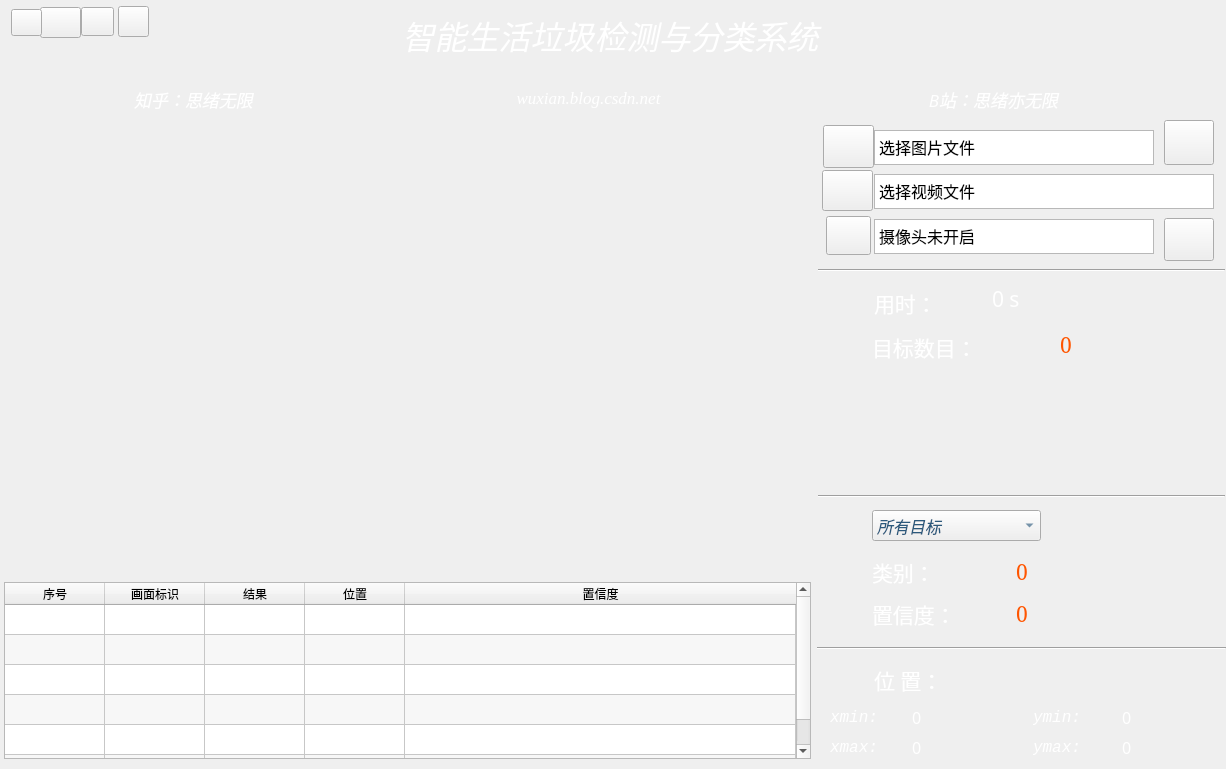
<?xml version="1.0" encoding="UTF-8"?>
<ui version="4.0">
 <class>MainWindow</class>
 <widget class="QMainWindow" name="MainWindow">
  <property name="windowModality">
   <enum>Qt::NonModal</enum>
  </property>
  <property name="geometry">
   <rect>
    <x>0</x>
    <y>0</y>
    <width>1226</width>
    <height>769</height>
   </rect>
  </property>
  <property name="minimumSize">
   <size>
    <width>1226</width>
    <height>769</height>
   </size>
  </property>
  <property name="maximumSize">
   <size>
    <width>1226</width>
    <height>769</height>
   </size>
  </property>
  <property name="font">
   <font>
    <family>华文仿宋</family>
   </font>
  </property>
  <property name="windowTitle">
   <string>PersonCar Detection v1.0（思绪无限）</string>
  </property>
  <property name="windowIcon">
   <iconset resource="RecSystem.qrc">
    <normaloff>:/images/icons/count.png</normaloff>:/images/icons/count.png</iconset>
  </property>
  <property name="toolTip">
   <string/>
  </property>
  <property name="autoFillBackground">
   <bool>false</bool>
  </property>
  <property name="styleSheet">
   <string notr="true">#centralwidget{
	border-image: url(:/images/icons/back-image.png);
    color: rgb(220, 220, 220);
    border-radius: 10px;
}</string>
  </property>
  <property name="tabShape">
   <enum>QTabWidget::Rounded</enum>
  </property>
  <widget class="QWidget" name="centralwidget">
   <property name="styleSheet">
    <string notr="true">#centralWidget{
	border-image: url(:/newPrefix/images_test/back-image.png);
	color: rgb(220, 220, 220);
	border-radius: 10px;
}</string>
   </property>
   <widget class="QTextEdit" name="textEdit_pic">
    <property name="geometry">
     <rect>
      <x>874</x>
      <y>130</y>
      <width>280</width>
      <height>35</height>
     </rect>
    </property>
    <property name="minimumSize">
     <size>
      <width>150</width>
      <height>30</height>
     </size>
    </property>
    <property name="maximumSize">
     <size>
      <width>280</width>
      <height>40</height>
     </size>
    </property>
    <property name="font">
     <font>
      <family>华文仿宋</family>
      <pointsize>12</pointsize>
     </font>
    </property>
    <property name="layoutDirection">
     <enum>Qt::LeftToRight</enum>
    </property>
    <property name="verticalScrollBarPolicy">
     <enum>Qt::ScrollBarAlwaysOff</enum>
    </property>
    <property name="horizontalScrollBarPolicy">
     <enum>Qt::ScrollBarAsNeeded</enum>
    </property>
    <property name="lineWrapMode">
     <enum>QTextEdit::NoWrap</enum>
    </property>
    <property name="readOnly">
     <bool>true</bool>
    </property>
    <property name="html">
     <string>&lt;!DOCTYPE HTML PUBLIC &quot;-//W3C//DTD HTML 4.0//EN&quot; &quot;http://www.w3.org/TR/REC-html40/strict.dtd&quot;&gt;
&lt;html&gt;&lt;head&gt;&lt;meta name=&quot;qrichtext&quot; content=&quot;1&quot; /&gt;&lt;style type=&quot;text/css&quot;&gt;
p, li { white-space: pre-wrap; }
&lt;/style&gt;&lt;/head&gt;&lt;body style=&quot; font-family:'华文仿宋'; font-size:12pt; font-weight:400; font-style:normal;&quot;&gt;
&lt;p style=&quot; margin-top:0px; margin-bottom:0px; margin-left:0px; margin-right:0px; -qt-block-indent:0; text-indent:0px;&quot;&gt;&lt;span style=&quot; font-family:'Adobe Devanagari';&quot;&gt;选择图片文件&lt;/span&gt;&lt;/p&gt;&lt;/body&gt;&lt;/html&gt;</string>
    </property>
   </widget>
   <widget class="QLabel" name="label_objNum">
    <property name="geometry">
     <rect>
      <x>872</x>
      <y>328</y>
      <width>165</width>
      <height>39</height>
     </rect>
    </property>
    <property name="font">
     <font>
      <family>华文仿宋</family>
      <pointsize>16</pointsize>
     </font>
    </property>
    <property name="styleSheet">
     <string notr="true">color: rgb(255, 255, 255);</string>
    </property>
    <property name="text">
     <string>&lt;html&gt;&lt;head/&gt;&lt;body&gt;&lt;p&gt;目标数目：&lt;/p&gt;&lt;/body&gt;&lt;/html&gt;</string>
    </property>
   </widget>
   <widget class="QLabel" name="label_ymin">
    <property name="geometry">
     <rect>
      <x>1033</x>
      <y>702</y>
      <width>61</width>
      <height>31</height>
     </rect>
    </property>
    <property name="font">
     <font>
      <family>Consolas</family>
      <pointsize>12</pointsize>
      <weight>50</weight>
      <italic>true</italic>
      <bold>false</bold>
     </font>
    </property>
    <property name="styleSheet">
     <string notr="true">font: italic 12pt &quot;Consolas&quot;;
color: rgb(255, 255, 255);</string>
    </property>
    <property name="text">
     <string>ymin: </string>
    </property>
   </widget>
   <widget class="QLabel" name="label_ymax_result">
    <property name="geometry">
     <rect>
      <x>1122</x>
      <y>732</y>
      <width>87</width>
      <height>31</height>
     </rect>
    </property>
    <property name="font">
     <font>
      <family>SimSun-ExtB</family>
      <pointsize>12</pointsize>
     </font>
    </property>
    <property name="styleSheet">
     <string notr="true">color: rgb(255, 255, 255);</string>
    </property>
    <property name="text">
     <string>0</string>
    </property>
   </widget>
   <widget class="QLabel" name="label_numer_result">
    <property name="geometry">
     <rect>
      <x>1060</x>
      <y>326</y>
      <width>119</width>
      <height>37</height>
     </rect>
    </property>
    <property name="font">
     <font>
      <family>SimSun</family>
      <pointsize>16</pointsize>
     </font>
    </property>
    <property name="styleSheet">
     <string notr="true">color: rgb(255, 85, 0);</string>
    </property>
    <property name="text">
     <string>0</string>
    </property>
   </widget>
   <widget class="QLabel" name="label_website_2">
    <property name="geometry">
     <rect>
      <x>68</x>
      <y>74</y>
      <width>251</width>
      <height>51</height>
     </rect>
    </property>
    <property name="minimumSize">
     <size>
      <width>0</width>
      <height>30</height>
     </size>
    </property>
    <property name="font">
     <font>
      <family>Times new roman</family>
      <pointsize>13</pointsize>
      <weight>50</weight>
      <italic>true</italic>
      <bold>false</bold>
     </font>
    </property>
    <property name="toolTip">
     <string>&lt;html&gt;&lt;head/&gt;&lt;body&gt;&lt;p&gt;www.zhihu.com/people/sixuwuxian&lt;/p&gt;&lt;/body&gt;&lt;/html&gt;</string>
    </property>
    <property name="styleSheet">
     <string notr="true">QLabel{color: rgb(255, 255, 255);
font: italic 13pt &quot;Times new roman&quot;;}</string>
    </property>
    <property name="text">
     <string>知乎：思绪无限</string>
    </property>
    <property name="alignment">
     <set>Qt::AlignCenter</set>
    </property>
   </widget>
   <widget class="QToolButton" name="toolButton_settings">
    <property name="geometry">
     <rect>
      <x>40</x>
      <y>7</y>
      <width>41</width>
      <height>31</height>
     </rect>
    </property>
    <property name="maximumSize">
     <size>
      <width>50</width>
      <height>45</height>
     </size>
    </property>
    <property name="cursor">
     <cursorShape>PointingHandCursor</cursorShape>
    </property>
    <property name="toolTip">
     <string>设置信息</string>
    </property>
    <property name="autoFillBackground">
     <bool>false</bool>
    </property>
    <property name="text">
     <string/>
    </property>
    <property name="icon">
     <iconset resource="RecSystem.qrc">
      <normaloff>:/images/icons/settings.png</normaloff>:/images/icons/settings.png</iconset>
    </property>
    <property name="iconSize">
     <size>
      <width>50</width>
      <height>39</height>
     </size>
    </property>
    <property name="popupMode">
     <enum>QToolButton::DelayedPopup</enum>
    </property>
    <property name="toolButtonStyle">
     <enum>Qt::ToolButtonTextUnderIcon</enum>
    </property>
    <property name="autoRaise">
     <bool>false</bool>
    </property>
    <property name="arrowType">
     <enum>Qt::NoArrow</enum>
    </property>
   </widget>
   <widget class="QLabel" name="label_conf">
    <property name="geometry">
     <rect>
      <x>872</x>
      <y>594</y>
      <width>111</width>
      <height>41</height>
     </rect>
    </property>
    <property name="font">
     <font>
      <family>华文仿宋</family>
      <pointsize>16</pointsize>
     </font>
    </property>
    <property name="styleSheet">
     <string notr="true">color: rgb(255, 255, 255);</string>
    </property>
    <property name="text">
     <string>&lt;html&gt;&lt;head/&gt;&lt;body&gt;&lt;p&gt;置信度：&lt;/p&gt;&lt;/body&gt;&lt;/html&gt;</string>
    </property>
   </widget>
   <widget class="QLabel" name="label_title">
    <property name="geometry">
     <rect>
      <x>188</x>
      <y>2</y>
      <width>845</width>
      <height>65</height>
     </rect>
    </property>
    <property name="minimumSize">
     <size>
      <width>0</width>
      <height>30</height>
     </size>
    </property>
    <property name="font">
     <font>
      <family>隶书</family>
      <pointsize>24</pointsize>
      <weight>50</weight>
      <italic>true</italic>
      <bold>false</bold>
      <kerning>false</kerning>
     </font>
    </property>
    <property name="toolTip">
     <string>&lt;html&gt;&lt;head/&gt;&lt;body&gt;&lt;p&gt;author: 思绪无限&lt;/p&gt;&lt;p&gt;公众号：AI技术研究与分享&lt;/p&gt;&lt;/body&gt;&lt;/html&gt;</string>
    </property>
    <property name="styleSheet">
     <string notr="true">QLabel{color: rgb(255, 255, 255);
font: italic 24pt &quot;隶书&quot;;}</string>
    </property>
    <property name="text">
     <string>智能生活垃圾检测与分类系统</string>
    </property>
    <property name="alignment">
     <set>Qt::AlignCenter</set>
    </property>
   </widget>
   <widget class="QLabel" name="label_picNumber">
    <property name="geometry">
     <rect>
      <x>828</x>
      <y>326</y>
      <width>37</width>
      <height>35</height>
     </rect>
    </property>
    <property name="styleSheet">
     <string notr="true">border-image: url(:/images/icons/count.png);</string>
    </property>
    <property name="text">
     <string/>
    </property>
   </widget>
   <widget class="QComboBox" name="comboBox_select">
    <property name="geometry">
     <rect>
      <x>872</x>
      <y>510</y>
      <width>169</width>
      <height>31</height>
     </rect>
    </property>
    <property name="font">
     <font>
      <family>Consolas</family>
      <pointsize>12</pointsize>
      <weight>50</weight>
      <italic>true</italic>
      <bold>false</bold>
     </font>
    </property>
    <property name="focusPolicy">
     <enum>Qt::ClickFocus</enum>
    </property>
    <property name="styleSheet">
     <string notr="true">color: rgb(43, 89, 124);
font: italic 12pt &quot;Consolas&quot;;</string>
    </property>
    <property name="currentText">
     <string>所有目标</string>
    </property>
    <property name="iconSize">
     <size>
      <width>36</width>
      <height>36</height>
     </size>
    </property>
    <item>
     <property name="text">
      <string>所有目标</string>
     </property>
    </item>
   </widget>
   <widget class="QLabel" name="label_xmax">
    <property name="geometry">
     <rect>
      <x>830</x>
      <y>732</y>
      <width>61</width>
      <height>31</height>
     </rect>
    </property>
    <property name="font">
     <font>
      <family>Consolas</family>
      <pointsize>12</pointsize>
      <weight>50</weight>
      <italic>true</italic>
      <bold>false</bold>
     </font>
    </property>
    <property name="styleSheet">
     <string notr="true">font: italic 12pt &quot;Consolas&quot;;
color: rgb(255, 255, 255);</string>
    </property>
    <property name="text">
     <string>xmax: </string>
    </property>
   </widget>
   <widget class="QTextEdit" name="textEdit_camera">
    <property name="geometry">
     <rect>
      <x>874</x>
      <y>219</y>
      <width>280</width>
      <height>35</height>
     </rect>
    </property>
    <property name="minimumSize">
     <size>
      <width>150</width>
      <height>30</height>
     </size>
    </property>
    <property name="maximumSize">
     <size>
      <width>280</width>
      <height>40</height>
     </size>
    </property>
    <property name="font">
     <font>
      <family>华文仿宋</family>
      <pointsize>12</pointsize>
     </font>
    </property>
    <property name="verticalScrollBarPolicy">
     <enum>Qt::ScrollBarAlwaysOff</enum>
    </property>
    <property name="horizontalScrollBarPolicy">
     <enum>Qt::ScrollBarAsNeeded</enum>
    </property>
    <property name="lineWrapMode">
     <enum>QTextEdit::NoWrap</enum>
    </property>
    <property name="readOnly">
     <bool>true</bool>
    </property>
    <property name="html">
     <string>&lt;!DOCTYPE HTML PUBLIC &quot;-//W3C//DTD HTML 4.0//EN&quot; &quot;http://www.w3.org/TR/REC-html40/strict.dtd&quot;&gt;
&lt;html&gt;&lt;head&gt;&lt;meta name=&quot;qrichtext&quot; content=&quot;1&quot; /&gt;&lt;style type=&quot;text/css&quot;&gt;
p, li { white-space: pre-wrap; }
&lt;/style&gt;&lt;/head&gt;&lt;body style=&quot; font-family:'华文仿宋'; font-size:12pt; font-weight:400; font-style:normal;&quot;&gt;
&lt;p style=&quot; margin-top:0px; margin-bottom:0px; margin-left:0px; margin-right:0px; -qt-block-indent:0; text-indent:0px;&quot;&gt;&lt;span style=&quot; font-family:'Adobe Devanagari';&quot;&gt;摄像头未开启&lt;/span&gt;&lt;/p&gt;&lt;/body&gt;&lt;/html&gt;</string>
    </property>
   </widget>
   <widget class="QLabel" name="label_xmin_result">
    <property name="geometry">
     <rect>
      <x>912</x>
      <y>702</y>
      <width>81</width>
      <height>31</height>
     </rect>
    </property>
    <property name="font">
     <font>
      <family>SimSun-ExtB</family>
      <pointsize>12</pointsize>
     </font>
    </property>
    <property name="styleSheet">
     <string notr="true">color: rgb(255, 255, 255);</string>
    </property>
    <property name="text">
     <string>0</string>
    </property>
   </widget>
   <widget class="QLabel" name="label_score_result">
    <property name="geometry">
     <rect>
      <x>1016</x>
      <y>590</y>
      <width>157</width>
      <height>47</height>
     </rect>
    </property>
    <property name="font">
     <font>
      <family>SimSun</family>
      <pointsize>16</pointsize>
     </font>
    </property>
    <property name="styleSheet">
     <string notr="true">color: rgb(255, 85, 0);</string>
    </property>
    <property name="text">
     <string>0</string>
    </property>
   </widget>
   <widget class="QLabel" name="label_location">
    <property name="geometry">
     <rect>
      <x>874</x>
      <y>660</y>
      <width>131</width>
      <height>41</height>
     </rect>
    </property>
    <property name="font">
     <font>
      <family>华文仿宋</family>
      <pointsize>16</pointsize>
     </font>
    </property>
    <property name="styleSheet">
     <string notr="true">color: rgb(255, 255, 255);</string>
    </property>
    <property name="text">
     <string>&lt;html&gt;&lt;head/&gt;&lt;body&gt;&lt;p&gt;位 置：&lt;/p&gt;&lt;/body&gt;&lt;/html&gt;</string>
    </property>
   </widget>
   <widget class="QLabel" name="label_picConf">
    <property name="geometry">
     <rect>
      <x>826</x>
      <y>596</y>
      <width>40</width>
      <height>40</height>
     </rect>
    </property>
    <property name="styleSheet">
     <string notr="true">border-image: url(:/images/icons/Score.png);</string>
    </property>
    <property name="text">
     <string/>
    </property>
   </widget>
   <widget class="QLabel" name="label_display">
    <property name="geometry">
     <rect>
      <x>6</x>
      <y>126</y>
      <width>806</width>
      <height>454</height>
     </rect>
    </property>
    <property name="minimumSize">
     <size>
      <width>806</width>
      <height>454</height>
     </size>
    </property>
    <property name="maximumSize">
     <size>
      <width>1152</width>
      <height>648</height>
     </size>
    </property>
    <property name="font">
     <font>
      <family>楷体</family>
      <pointsize>16</pointsize>
     </font>
    </property>
    <property name="layoutDirection">
     <enum>Qt::LeftToRight</enum>
    </property>
    <property name="styleSheet">
     <string notr="true">border-image: url(:/images/icons/ini-image.png);</string>
    </property>
    <property name="text">
     <string>&lt;html&gt;&lt;head/&gt;&lt;body&gt;&lt;p align=&quot;center&quot;&gt;&lt;br/&gt;&lt;/p&gt;&lt;/body&gt;&lt;/html&gt;</string>
    </property>
    <property name="alignment">
     <set>Qt::AlignCenter</set>
    </property>
   </widget>
   <widget class="QLabel" name="label_xmax_result">
    <property name="geometry">
     <rect>
      <x>912</x>
      <y>732</y>
      <width>89</width>
      <height>31</height>
     </rect>
    </property>
    <property name="font">
     <font>
      <family>SimSun-ExtB</family>
      <pointsize>12</pointsize>
     </font>
    </property>
    <property name="styleSheet">
     <string notr="true">color: rgb(255, 255, 255);</string>
    </property>
    <property name="text">
     <string>0</string>
    </property>
   </widget>
   <widget class="QLabel" name="label_author">
    <property name="geometry">
     <rect>
      <x>856</x>
      <y>74</y>
      <width>275</width>
      <height>51</height>
     </rect>
    </property>
    <property name="minimumSize">
     <size>
      <width>0</width>
      <height>30</height>
     </size>
    </property>
    <property name="font">
     <font>
      <family>楷体</family>
      <pointsize>13</pointsize>
      <weight>50</weight>
      <italic>true</italic>
      <bold>false</bold>
     </font>
    </property>
    <property name="toolTip">
     <string>&lt;html&gt;&lt;head/&gt;&lt;body&gt;&lt;p&gt;思绪无限（邮箱：sixuwuxian@aliyun.com）&lt;/p&gt;&lt;/body&gt;&lt;/html&gt;</string>
    </property>
    <property name="styleSheet">
     <string notr="true">QLabel{color: rgb(255, 255, 255);
font: italic 13pt &quot;楷体&quot;;}</string>
    </property>
    <property name="text">
     <string>B站：思绪亦无限</string>
    </property>
    <property name="alignment">
     <set>Qt::AlignCenter</set>
    </property>
   </widget>
   <widget class="QLabel" name="label_picTime">
    <property name="geometry">
     <rect>
      <x>826</x>
      <y>280</y>
      <width>40</width>
      <height>40</height>
     </rect>
    </property>
    <property name="styleSheet">
     <string notr="true">border-image: url(:/images/icons/net_speed.png);</string>
    </property>
    <property name="text">
     <string/>
    </property>
   </widget>
   <widget class="Line" name="line_3">
    <property name="geometry">
     <rect>
      <x>817</x>
      <y>628</y>
      <width>409</width>
      <height>41</height>
     </rect>
    </property>
    <property name="orientation">
     <enum>Qt::Horizontal</enum>
    </property>
   </widget>
   <widget class="QLabel" name="label_ymax">
    <property name="geometry">
     <rect>
      <x>1033</x>
      <y>732</y>
      <width>61</width>
      <height>31</height>
     </rect>
    </property>
    <property name="font">
     <font>
      <family>Consolas</family>
      <pointsize>12</pointsize>
      <weight>50</weight>
      <italic>true</italic>
      <bold>false</bold>
     </font>
    </property>
    <property name="styleSheet">
     <string notr="true">font: italic 12pt &quot;Consolas&quot;;
color: rgb(255, 255, 255);</string>
    </property>
    <property name="text">
     <string>ymax: </string>
    </property>
   </widget>
   <widget class="QToolButton" name="toolButton_file">
    <property name="geometry">
     <rect>
      <x>823</x>
      <y>125</y>
      <width>51</width>
      <height>43</height>
     </rect>
    </property>
    <property name="minimumSize">
     <size>
      <width>50</width>
      <height>39</height>
     </size>
    </property>
    <property name="cursor">
     <cursorShape>PointingHandCursor</cursorShape>
    </property>
    <property name="toolTip">
     <string>选择图片</string>
    </property>
    <property name="autoFillBackground">
     <bool>false</bool>
    </property>
    <property name="text">
     <string/>
    </property>
    <property name="icon">
     <iconset resource="RecSystem.qrc">
      <normaloff>:/images/icons/recovery.png</normaloff>:/images/icons/recovery.png</iconset>
    </property>
    <property name="iconSize">
     <size>
      <width>50</width>
      <height>40</height>
     </size>
    </property>
    <property name="popupMode">
     <enum>QToolButton::DelayedPopup</enum>
    </property>
    <property name="toolButtonStyle">
     <enum>Qt::ToolButtonTextUnderIcon</enum>
    </property>
    <property name="autoRaise">
     <bool>false</bool>
    </property>
    <property name="arrowType">
     <enum>Qt::NoArrow</enum>
    </property>
   </widget>
   <widget class="QTextEdit" name="textEdit_video">
    <property name="geometry">
     <rect>
      <x>874</x>
      <y>174</y>
      <width>340</width>
      <height>35</height>
     </rect>
    </property>
    <property name="minimumSize">
     <size>
      <width>150</width>
      <height>30</height>
     </size>
    </property>
    <property name="maximumSize">
     <size>
      <width>340</width>
      <height>40</height>
     </size>
    </property>
    <property name="font">
     <font>
      <family>华文仿宋</family>
      <pointsize>12</pointsize>
     </font>
    </property>
    <property name="layoutDirection">
     <enum>Qt::LeftToRight</enum>
    </property>
    <property name="verticalScrollBarPolicy">
     <enum>Qt::ScrollBarAlwaysOff</enum>
    </property>
    <property name="horizontalScrollBarPolicy">
     <enum>Qt::ScrollBarAsNeeded</enum>
    </property>
    <property name="lineWrapMode">
     <enum>QTextEdit::NoWrap</enum>
    </property>
    <property name="readOnly">
     <bool>true</bool>
    </property>
    <property name="html">
     <string>&lt;!DOCTYPE HTML PUBLIC &quot;-//W3C//DTD HTML 4.0//EN&quot; &quot;http://www.w3.org/TR/REC-html40/strict.dtd&quot;&gt;
&lt;html&gt;&lt;head&gt;&lt;meta name=&quot;qrichtext&quot; content=&quot;1&quot; /&gt;&lt;style type=&quot;text/css&quot;&gt;
p, li { white-space: pre-wrap; }
&lt;/style&gt;&lt;/head&gt;&lt;body style=&quot; font-family:'华文仿宋'; font-size:12pt; font-weight:400; font-style:normal;&quot;&gt;
&lt;p style=&quot; margin-top:0px; margin-bottom:0px; margin-left:0px; margin-right:0px; -qt-block-indent:0; text-indent:0px;&quot;&gt;&lt;span style=&quot; font-family:'Adobe Devanagari';&quot;&gt;选择视频文件&lt;/span&gt;&lt;/p&gt;&lt;/body&gt;&lt;/html&gt;</string>
    </property>
   </widget>
   <widget class="QToolButton" name="toolButton_camera">
    <property name="geometry">
     <rect>
      <x>826</x>
      <y>216</y>
      <width>45</width>
      <height>39</height>
     </rect>
    </property>
    <property name="maximumSize">
     <size>
      <width>50</width>
      <height>45</height>
     </size>
    </property>
    <property name="cursor">
     <cursorShape>PointingHandCursor</cursorShape>
    </property>
    <property name="toolTip">
     <string>开启摄像头</string>
    </property>
    <property name="autoFillBackground">
     <bool>false</bool>
    </property>
    <property name="text">
     <string/>
    </property>
    <property name="icon">
     <iconset resource="RecSystem.qrc">
      <normaloff>:/images/icons/g1.png</normaloff>:/images/icons/g1.png</iconset>
    </property>
    <property name="iconSize">
     <size>
      <width>50</width>
      <height>39</height>
     </size>
    </property>
    <property name="popupMode">
     <enum>QToolButton::DelayedPopup</enum>
    </property>
    <property name="toolButtonStyle">
     <enum>Qt::ToolButtonTextUnderIcon</enum>
    </property>
    <property name="autoRaise">
     <bool>false</bool>
    </property>
    <property name="arrowType">
     <enum>Qt::NoArrow</enum>
    </property>
   </widget>
   <widget class="Line" name="line_5">
    <property name="geometry">
     <rect>
      <x>818</x>
      <y>250</y>
      <width>407</width>
      <height>41</height>
     </rect>
    </property>
    <property name="orientation">
     <enum>Qt::Horizontal</enum>
    </property>
   </widget>
   <widget class="QLabel" name="label_website">
    <property name="geometry">
     <rect>
      <x>464</x>
      <y>72</y>
      <width>249</width>
      <height>51</height>
     </rect>
    </property>
    <property name="minimumSize">
     <size>
      <width>0</width>
      <height>30</height>
     </size>
    </property>
    <property name="font">
     <font>
      <family>Times new roman</family>
      <pointsize>13</pointsize>
      <weight>50</weight>
      <italic>true</italic>
      <bold>false</bold>
     </font>
    </property>
    <property name="toolTip">
     <string>&lt;html&gt;&lt;head/&gt;&lt;body&gt;&lt;p&gt;wuxian.blog.csdn.net&lt;/p&gt;&lt;/body&gt;&lt;/html&gt;</string>
    </property>
    <property name="styleSheet">
     <string notr="true">QLabel{color: rgb(255, 255, 255);
font: italic 13pt &quot;Times new roman&quot;;}</string>
    </property>
    <property name="text">
     <string>wuxian.blog.csdn.net</string>
    </property>
    <property name="alignment">
     <set>Qt::AlignCenter</set>
    </property>
   </widget>
   <widget class="QLabel" name="label_time_result">
    <property name="geometry">
     <rect>
      <x>992</x>
      <y>280</y>
      <width>101</width>
      <height>37</height>
     </rect>
    </property>
    <property name="font">
     <font>
      <family>华文仿宋</family>
      <pointsize>16</pointsize>
     </font>
    </property>
    <property name="styleSheet">
     <string notr="true">color: rgb(255, 255, 255);</string>
    </property>
    <property name="text">
     <string>0 s</string>
    </property>
   </widget>
   <widget class="QLabel" name="label_picSelect">
    <property name="geometry">
     <rect>
      <x>826</x>
      <y>508</y>
      <width>40</width>
      <height>40</height>
     </rect>
    </property>
    <property name="styleSheet">
     <string notr="true">border-image: url(:/images/icons/selection.png);</string>
    </property>
    <property name="text">
     <string/>
    </property>
   </widget>
   <widget class="QToolButton" name="toolButton_version">
    <property name="geometry">
     <rect>
      <x>118</x>
      <y>6</y>
      <width>31</width>
      <height>31</height>
     </rect>
    </property>
    <property name="maximumSize">
     <size>
      <width>50</width>
      <height>45</height>
     </size>
    </property>
    <property name="cursor">
     <cursorShape>PointingHandCursor</cursorShape>
    </property>
    <property name="toolTip">
     <string>版本信息</string>
    </property>
    <property name="autoFillBackground">
     <bool>false</bool>
    </property>
    <property name="text">
     <string/>
    </property>
    <property name="icon">
     <iconset resource="RecSystem.qrc">
      <normaloff>:/images/icons/versions.png</normaloff>:/images/icons/versions.png</iconset>
    </property>
    <property name="iconSize">
     <size>
      <width>50</width>
      <height>39</height>
     </size>
    </property>
    <property name="popupMode">
     <enum>QToolButton::DelayedPopup</enum>
    </property>
    <property name="toolButtonStyle">
     <enum>Qt::ToolButtonTextUnderIcon</enum>
    </property>
    <property name="autoRaise">
     <bool>false</bool>
    </property>
    <property name="arrowType">
     <enum>Qt::NoArrow</enum>
    </property>
   </widget>
   <widget class="Line" name="line_4">
    <property name="geometry">
     <rect>
      <x>818</x>
      <y>476</y>
      <width>407</width>
      <height>41</height>
     </rect>
    </property>
    <property name="orientation">
     <enum>Qt::Horizontal</enum>
    </property>
   </widget>
   <widget class="QToolButton" name="toolButton_saveing">
    <property name="geometry">
     <rect>
      <x>11</x>
      <y>9</y>
      <width>31</width>
      <height>27</height>
     </rect>
    </property>
    <property name="maximumSize">
     <size>
      <width>50</width>
      <height>45</height>
     </size>
    </property>
    <property name="cursor">
     <cursorShape>PointingHandCursor</cursorShape>
    </property>
    <property name="toolTip">
     <string>保存结果</string>
    </property>
    <property name="autoFillBackground">
     <bool>false</bool>
    </property>
    <property name="text">
     <string/>
    </property>
    <property name="icon">
     <iconset resource="RecSystem.qrc">
      <normaloff>:/images/icons/save.png</normaloff>:/images/icons/save.png</iconset>
    </property>
    <property name="iconSize">
     <size>
      <width>50</width>
      <height>39</height>
     </size>
    </property>
    <property name="popupMode">
     <enum>QToolButton::DelayedPopup</enum>
    </property>
    <property name="toolButtonStyle">
     <enum>Qt::ToolButtonTextUnderIcon</enum>
    </property>
    <property name="autoRaise">
     <bool>false</bool>
    </property>
    <property name="arrowType">
     <enum>Qt::NoArrow</enum>
    </property>
   </widget>
   <widget class="QLabel" name="label_class">
    <property name="geometry">
     <rect>
      <x>872</x>
      <y>554</y>
      <width>113</width>
      <height>37</height>
     </rect>
    </property>
    <property name="font">
     <font>
      <family>华文仿宋</family>
      <pointsize>16</pointsize>
     </font>
    </property>
    <property name="styleSheet">
     <string notr="true">color: rgb(255, 255, 255);</string>
    </property>
    <property name="text">
     <string>&lt;html&gt;&lt;head/&gt;&lt;body&gt;&lt;p&gt;类别：&lt;/p&gt;&lt;/body&gt;&lt;/html&gt;</string>
    </property>
   </widget>
   <widget class="QLabel" name="label_xmin">
    <property name="geometry">
     <rect>
      <x>830</x>
      <y>702</y>
      <width>61</width>
      <height>31</height>
     </rect>
    </property>
    <property name="font">
     <font>
      <family>Consolas</family>
      <pointsize>12</pointsize>
      <weight>50</weight>
      <italic>true</italic>
      <bold>false</bold>
     </font>
    </property>
    <property name="styleSheet">
     <string notr="true">font: italic 12pt &quot;Consolas&quot;;
color: rgb(255, 255, 255);</string>
    </property>
    <property name="text">
     <string>xmin: </string>
    </property>
   </widget>
   <widget class="QToolButton" name="toolButton_video">
    <property name="geometry">
     <rect>
      <x>822</x>
      <y>170</y>
      <width>51</width>
      <height>41</height>
     </rect>
    </property>
    <property name="maximumSize">
     <size>
      <width>51</width>
      <height>41</height>
     </size>
    </property>
    <property name="cursor">
     <cursorShape>PointingHandCursor</cursorShape>
    </property>
    <property name="toolTip">
     <string>选择视频</string>
    </property>
    <property name="autoFillBackground">
     <bool>false</bool>
    </property>
    <property name="text">
     <string/>
    </property>
    <property name="icon">
     <iconset resource="RecSystem.qrc">
      <normaloff>:/images/icons/video.png</normaloff>:/images/icons/video.png</iconset>
    </property>
    <property name="iconSize">
     <size>
      <width>40</width>
      <height>40</height>
     </size>
    </property>
    <property name="popupMode">
     <enum>QToolButton::DelayedPopup</enum>
    </property>
    <property name="toolButtonStyle">
     <enum>Qt::ToolButtonTextUnderIcon</enum>
    </property>
    <property name="autoRaise">
     <bool>false</bool>
    </property>
    <property name="arrowType">
     <enum>Qt::NoArrow</enum>
    </property>
   </widget>
   <widget class="QLabel" name="label_picResult">
    <property name="geometry">
     <rect>
      <x>830</x>
      <y>556</y>
      <width>35</width>
      <height>35</height>
     </rect>
    </property>
    <property name="styleSheet">
     <string notr="true">border-image: url(:/images/icons/result.png);</string>
    </property>
    <property name="text">
     <string/>
    </property>
   </widget>
   <widget class="QToolButton" name="toolButton_author">
    <property name="geometry">
     <rect>
      <x>81</x>
      <y>7</y>
      <width>33</width>
      <height>29</height>
     </rect>
    </property>
    <property name="maximumSize">
     <size>
      <width>50</width>
      <height>45</height>
     </size>
    </property>
    <property name="cursor">
     <cursorShape>PointingHandCursor</cursorShape>
    </property>
    <property name="toolTip">
     <string>开发信息</string>
    </property>
    <property name="autoFillBackground">
     <bool>false</bool>
    </property>
    <property name="text">
     <string/>
    </property>
    <property name="icon">
     <iconset resource="RecSystem.qrc">
      <normaloff>:/images/icons/author.png</normaloff>:/images/icons/author.png</iconset>
    </property>
    <property name="iconSize">
     <size>
      <width>50</width>
      <height>39</height>
     </size>
    </property>
    <property name="popupMode">
     <enum>QToolButton::DelayedPopup</enum>
    </property>
    <property name="toolButtonStyle">
     <enum>Qt::ToolButtonTextUnderIcon</enum>
    </property>
    <property name="autoRaise">
     <bool>false</bool>
    </property>
    <property name="arrowType">
     <enum>Qt::NoArrow</enum>
    </property>
   </widget>
   <widget class="QLabel" name="label_picLocation">
    <property name="geometry">
     <rect>
      <x>826</x>
      <y>658</y>
      <width>39</width>
      <height>39</height>
     </rect>
    </property>
    <property name="styleSheet">
     <string notr="true">border-image: url(:/images/icons/Ordinateur.png);</string>
    </property>
    <property name="text">
     <string/>
    </property>
   </widget>
   <widget class="QLabel" name="label_ymin_result">
    <property name="geometry">
     <rect>
      <x>1122</x>
      <y>702</y>
      <width>75</width>
      <height>31</height>
     </rect>
    </property>
    <property name="font">
     <font>
      <family>SimSun-ExtB</family>
      <pointsize>12</pointsize>
     </font>
    </property>
    <property name="styleSheet">
     <string notr="true">color: rgb(255, 255, 255);</string>
    </property>
    <property name="text">
     <string>0</string>
    </property>
   </widget>
   <widget class="QLabel" name="label_useTime">
    <property name="geometry">
     <rect>
      <x>874</x>
      <y>278</y>
      <width>91</width>
      <height>51</height>
     </rect>
    </property>
    <property name="font">
     <font>
      <family>华文仿宋</family>
      <pointsize>16</pointsize>
     </font>
    </property>
    <property name="styleSheet">
     <string notr="true">color: rgb(255, 255, 255);</string>
    </property>
    <property name="text">
     <string>&lt;html&gt;&lt;head/&gt;&lt;body&gt;&lt;p&gt;&lt;span style=&quot; color:#ffffff;&quot;&gt;用时：&lt;/span&gt;&lt;/p&gt;&lt;/body&gt;&lt;/html&gt;</string>
    </property>
   </widget>
   <widget class="QLabel" name="label_class_result">
    <property name="geometry">
     <rect>
      <x>1016</x>
      <y>548</y>
      <width>205</width>
      <height>47</height>
     </rect>
    </property>
    <property name="font">
     <font>
      <family>SimSun</family>
      <pointsize>16</pointsize>
     </font>
    </property>
    <property name="styleSheet">
     <string notr="true">color: rgb(255, 85, 0);</string>
    </property>
    <property name="text">
     <string>0</string>
    </property>
   </widget>
   <widget class="QToolButton" name="toolButton_model">
    <property name="geometry">
     <rect>
      <x>1164</x>
      <y>218</y>
      <width>50</width>
      <height>43</height>
     </rect>
    </property>
    <property name="minimumSize">
     <size>
      <width>50</width>
      <height>39</height>
     </size>
    </property>
    <property name="maximumSize">
     <size>
      <width>50</width>
      <height>45</height>
     </size>
    </property>
    <property name="cursor">
     <cursorShape>PointingHandCursor</cursorShape>
    </property>
    <property name="toolTip">
     <string>使用默认模型</string>
    </property>
    <property name="autoFillBackground">
     <bool>false</bool>
    </property>
    <property name="text">
     <string/>
    </property>
    <property name="icon">
     <iconset resource="RecSystem.qrc">
      <normaloff>:/images/icons/model.png</normaloff>:/images/icons/model.png</iconset>
    </property>
    <property name="iconSize">
     <size>
      <width>40</width>
      <height>39</height>
     </size>
    </property>
    <property name="popupMode">
     <enum>QToolButton::DelayedPopup</enum>
    </property>
    <property name="toolButtonStyle">
     <enum>Qt::ToolButtonTextUnderIcon</enum>
    </property>
    <property name="autoRaise">
     <bool>false</bool>
    </property>
    <property name="arrowType">
     <enum>Qt::NoArrow</enum>
    </property>
   </widget>
   <widget class="QToolButton" name="toolButton_folder">
    <property name="geometry">
     <rect>
      <x>1164</x>
      <y>120</y>
      <width>50</width>
      <height>45</height>
     </rect>
    </property>
    <property name="minimumSize">
     <size>
      <width>50</width>
      <height>39</height>
     </size>
    </property>
    <property name="maximumSize">
     <size>
      <width>50</width>
      <height>45</height>
     </size>
    </property>
    <property name="cursor">
     <cursorShape>PointingHandCursor</cursorShape>
    </property>
    <property name="toolTip">
     <string>选择图片文件夹</string>
    </property>
    <property name="autoFillBackground">
     <bool>false</bool>
    </property>
    <property name="text">
     <string/>
    </property>
    <property name="icon">
     <iconset resource="RecSystem.qrc">
      <normaloff>:/images/icons/folder.png</normaloff>:/images/icons/folder.png</iconset>
    </property>
    <property name="iconSize">
     <size>
      <width>50</width>
      <height>39</height>
     </size>
    </property>
    <property name="popupMode">
     <enum>QToolButton::DelayedPopup</enum>
    </property>
    <property name="toolButtonStyle">
     <enum>Qt::ToolButtonTextUnderIcon</enum>
    </property>
    <property name="autoRaise">
     <bool>false</bool>
    </property>
    <property name="arrowType">
     <enum>Qt::NoArrow</enum>
    </property>
   </widget>
   <widget class="QTableWidget" name="tableWidget">
    <property name="geometry">
     <rect>
      <x>4</x>
      <y>582</y>
      <width>807</width>
      <height>177</height>
     </rect>
    </property>
    <property name="sizePolicy">
     <sizepolicy hsizetype="Expanding" vsizetype="Expanding">
      <horstretch>0</horstretch>
      <verstretch>0</verstretch>
     </sizepolicy>
    </property>
    <property name="minimumSize">
     <size>
      <width>569</width>
      <height>150</height>
     </size>
    </property>
    <property name="maximumSize">
     <size>
      <width>16777215</width>
      <height>180</height>
     </size>
    </property>
    <property name="font">
     <font>
      <pointsize>10</pointsize>
     </font>
    </property>
    <property name="verticalScrollBarPolicy">
     <enum>Qt::ScrollBarAsNeeded</enum>
    </property>
    <property name="horizontalScrollBarPolicy">
     <enum>Qt::ScrollBarAlwaysOff</enum>
    </property>
    <property name="sizeAdjustPolicy">
     <enum>QAbstractScrollArea::AdjustIgnored</enum>
    </property>
    <property name="alternatingRowColors">
     <bool>true</bool>
    </property>
    <property name="wordWrap">
     <bool>false</bool>
    </property>
    <property name="rowCount">
     <number>6</number>
    </property>
    <attribute name="horizontalHeaderVisible">
     <bool>true</bool>
    </attribute>
    <attribute name="horizontalHeaderCascadingSectionResizes">
     <bool>false</bool>
    </attribute>
    <attribute name="horizontalHeaderStretchLastSection">
     <bool>true</bool>
    </attribute>
    <attribute name="verticalHeaderVisible">
     <bool>false</bool>
    </attribute>
    <attribute name="verticalHeaderCascadingSectionResizes">
     <bool>false</bool>
    </attribute>
    <row>
     <property name="text">
      <string>0</string>
     </property>
    </row>
    <row>
     <property name="text">
      <string>1</string>
     </property>
    </row>
    <row>
     <property name="text">
      <string>2</string>
     </property>
    </row>
    <row/>
    <row/>
    <row/>
    <column>
     <property name="text">
      <string>序号</string>
     </property>
     <property name="font">
      <font>
       <family>微软雅黑</family>
       <pointsize>9</pointsize>
       <weight>50</weight>
       <bold>false</bold>
      </font>
     </property>
     <property name="textAlignment">
      <set>AlignCenter</set>
     </property>
     <property name="background">
      <color alpha="0">
       <red>0</red>
       <green>0</green>
       <blue>0</blue>
      </color>
     </property>
    </column>
    <column>
     <property name="text">
      <string>画面标识</string>
     </property>
     <property name="font">
      <font>
       <family>微软雅黑</family>
       <pointsize>9</pointsize>
       <weight>50</weight>
       <bold>false</bold>
      </font>
     </property>
     <property name="textAlignment">
      <set>AlignCenter</set>
     </property>
    </column>
    <column>
     <property name="text">
      <string>结果</string>
     </property>
     <property name="font">
      <font>
       <family>微软雅黑</family>
       <pointsize>9</pointsize>
       <weight>50</weight>
       <bold>false</bold>
      </font>
     </property>
     <property name="textAlignment">
      <set>AlignCenter</set>
     </property>
    </column>
    <column>
     <property name="text">
      <string>位置</string>
     </property>
     <property name="font">
      <font>
       <family>微软雅黑</family>
       <pointsize>9</pointsize>
      </font>
     </property>
     <property name="textAlignment">
      <set>AlignCenter</set>
     </property>
    </column>
    <column>
     <property name="text">
      <string>置信度</string>
     </property>
     <property name="font">
      <font>
       <family>微软雅黑</family>
       <pointsize>9</pointsize>
      </font>
     </property>
     <property name="textAlignment">
      <set>AlignCenter</set>
     </property>
    </column>
    <item row="0" column="0">
     <property name="text">
      <string/>
     </property>
     <property name="textAlignment">
      <set>AlignCenter</set>
     </property>
    </item>
    <item row="0" column="1">
     <property name="text">
      <string/>
     </property>
     <property name="textAlignment">
      <set>AlignLeading|AlignVCenter</set>
     </property>
    </item>
    <item row="0" column="2">
     <property name="text">
      <string/>
     </property>
     <property name="textAlignment">
      <set>AlignCenter</set>
     </property>
    </item>
    <item row="1" column="0">
     <property name="text">
      <string/>
     </property>
     <property name="textAlignment">
      <set>AlignCenter</set>
     </property>
    </item>
    <item row="1" column="2">
     <property name="text">
      <string/>
     </property>
     <property name="textAlignment">
      <set>AlignCenter</set>
     </property>
    </item>
    <item row="2" column="0">
     <property name="text">
      <string/>
     </property>
     <property name="textAlignment">
      <set>AlignCenter</set>
     </property>
    </item>
    <item row="2" column="2">
     <property name="text">
      <string/>
     </property>
     <property name="textAlignment">
      <set>AlignCenter</set>
     </property>
    </item>
   </widget>
   <widget class="QLabel" name="label_bar">
    <property name="geometry">
     <rect>
      <x>832</x>
      <y>366</y>
      <width>389</width>
      <height>119</height>
     </rect>
    </property>
    <property name="text">
     <string/>
    </property>
   </widget>
  </widget>
  <action name="actionGoogle_Translate">
   <property name="text">
    <string>Google Translate</string>
   </property>
  </action>
  <action name="actionHTML_type">
   <property name="text">
    <string>HTML type</string>
   </property>
  </action>
  <action name="actionsoftware_version">
   <property name="text">
    <string>software version</string>
   </property>
  </action>
 </widget>
 <resources>
  <include location="RecSystem.qrc"/>
 </resources>
 <connections/>
</ui>
